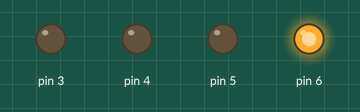
Simulated run of this sketch. Board: Arduino Uno, built with avr-gcc and run on an emulated ATmega328P. On the bench: output pins drawn as LEDs (lit = HIGH).

Above: at 0.1 s.
At 1.1 s:
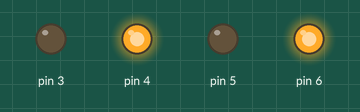
Timing chart, 0 to 2.6 s (numbered marks = the images above):
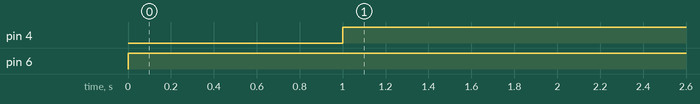

Measured:
- by itself, pin 4: LOW → HIGH at 1.0 s
- by itself, pin 6: LOW → HIGH at 0.00 s

The sketch:

Task_1_DC_Motor_.ino
```cpp
void setup()
{
  pinMode(6, OUTPUT);
  pinMode(5, OUTPUT);
  pinMode(4, OUTPUT);
  pinMode(3, OUTPUT);

}

void loop()
{
  digitalWrite(6, HIGH);
  delay(1000); // Wait for 1000 millisecond(s)
  digitalWrite(5, LOW);
  digitalWrite(4, HIGH);
  digitalWrite(3, LOW);
  delay(1000); // Wait for 1000 millisecond(s)
}
```
